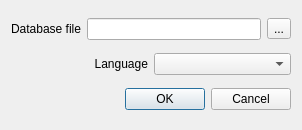
<?xml version="1.0" encoding="UTF-8"?>
<ui version="4.0">
 <class>OptionsDialog</class>
 <widget class="QDialog" name="OptionsDialog">
  <property name="geometry">
   <rect>
    <x>0</x>
    <y>0</y>
    <width>302</width>
    <height>130</height>
   </rect>
  </property>
  <property name="windowTitle">
   <string>Dialog</string>
  </property>
  <layout class="QVBoxLayout" name="verticalLayout">
   <item>
    <layout class="QHBoxLayout" name="horizontalLayout">
     <item>
      <widget class="QLabel" name="label">
       <property name="text">
        <string>Database file</string>
       </property>
       <property name="alignment">
        <set>Qt::AlignRight|Qt::AlignTrailing|Qt::AlignVCenter</set>
       </property>
      </widget>
     </item>
     <item>
      <widget class="QLineEdit" name="databaseEdit"/>
     </item>
     <item>
      <widget class="QToolButton" name="toolButton">
       <property name="text">
        <string>...</string>
       </property>
      </widget>
     </item>
    </layout>
   </item>
   <item>
    <layout class="QHBoxLayout" name="horizontalLayout_2">
     <item>
      <widget class="QLabel" name="label_2">
       <property name="text">
        <string>Language</string>
       </property>
       <property name="alignment">
        <set>Qt::AlignRight|Qt::AlignTrailing|Qt::AlignVCenter</set>
       </property>
      </widget>
     </item>
     <item>
      <widget class="QComboBox" name="localeCombo">
       <property name="sizePolicy">
        <sizepolicy hsizetype="Preferred" vsizetype="Fixed">
         <horstretch>0</horstretch>
         <verstretch>0</verstretch>
        </sizepolicy>
       </property>
      </widget>
     </item>
    </layout>
   </item>
   <item>
    <layout class="QHBoxLayout" name="horizontalLayout_3">
     <item>
      <spacer name="horizontalSpacer">
       <property name="orientation">
        <enum>Qt::Horizontal</enum>
       </property>
       <property name="sizeHint" stdset="0">
        <size>
         <width>40</width>
         <height>20</height>
        </size>
       </property>
      </spacer>
     </item>
     <item>
      <widget class="QDialogButtonBox" name="buttonBox">
       <property name="standardButtons">
        <set>QDialogButtonBox::Cancel|QDialogButtonBox::Ok</set>
       </property>
      </widget>
     </item>
    </layout>
   </item>
  </layout>
 </widget>
 <resources/>
 <connections>
  <connection>
   <sender>buttonBox</sender>
   <signal>accepted()</signal>
   <receiver>OptionsDialog</receiver>
   <slot>onAccept()</slot>
   <hints>
    <hint type="sourcelabel">
     <x>157</x>
     <y>106</y>
    </hint>
    <hint type="destinationlabel">
     <x>123</x>
     <y>101</y>
    </hint>
   </hints>
  </connection>
  <connection>
   <sender>buttonBox</sender>
   <signal>rejected()</signal>
   <receiver>OptionsDialog</receiver>
   <slot>reject()</slot>
   <hints>
    <hint type="sourcelabel">
     <x>228</x>
     <y>100</y>
    </hint>
    <hint type="destinationlabel">
     <x>30</x>
     <y>102</y>
    </hint>
   </hints>
  </connection>
  <connection>
   <sender>toolButton</sender>
   <signal>clicked()</signal>
   <receiver>OptionsDialog</receiver>
   <slot>onOpenFile()</slot>
   <hints>
    <hint type="sourcelabel">
     <x>280</x>
     <y>26</y>
    </hint>
    <hint type="destinationlabel">
     <x>62</x>
     <y>46</y>
    </hint>
   </hints>
  </connection>
 </connections>
 <slots>
  <slot>onAccept()</slot>
  <slot>onOpenFile()</slot>
 </slots>
</ui>
